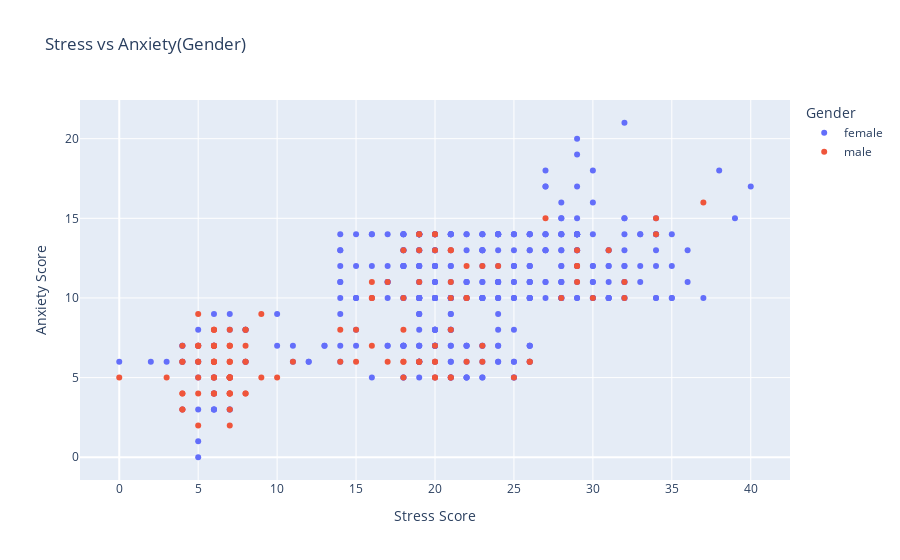

The code cell stored with this chart in its notebook:
### Code cell
#Line plot for stress vs anxiety
fig = px.scatter(data, x='Stress Score', y='Anxiety Score', color='Gender', title='Stress vs Anxiety(Gender)')
fig.show()

### Figure 1 — Plotly figure (JSON) as saved in the notebook; plotly's stock layout.template omitted (floating-point values rounded to 4 significant figures; data arrays with more than 128 entries replaced by an {"elided": "..."} marker saying what was removed)
{"data": [{"hovertemplate": "Gender=female<br>Stress Score=%{x}<br>Anxiety Score=%{y}<extra></extra>", "legendgroup": "female", "marker": {"color": "#636efa", "symbol": "circle"}, "mode": "markers", "name": "female", "orientation": "v", "showlegend": true, "type": "scatter", "x": {"elided": "410 int values"}, "xaxis": "x", "y": {"elided": "410 int values"}, "yaxis": "y"}, {"hovertemplate": "Gender=male<br>Stress Score=%{x}<br>Anxiety Score=%{y}<extra></extra>", "legendgroup": "male", "marker": {"color": "#EF553B", "symbol": "circle"}, "mode": "markers", "name": "male", "orientation": "v", "showlegend": true, "type": "scatter", "x": {"elided": "129 int values"}, "xaxis": "x", "y": {"elided": "129 int values"}, "yaxis": "y"}], "layout": {"legend": {"title": {"text": "Gender"}, "tracegroupgap": 0}, "title": {"text": "Stress vs Anxiety(Gender)"}, "xaxis": {"anchor": "y", "domain": [0, 1], "title": {"text": "Stress Score"}}, "yaxis": {"anchor": "x", "domain": [0, 1], "title": {"text": "Anxiety Score"}}}}
